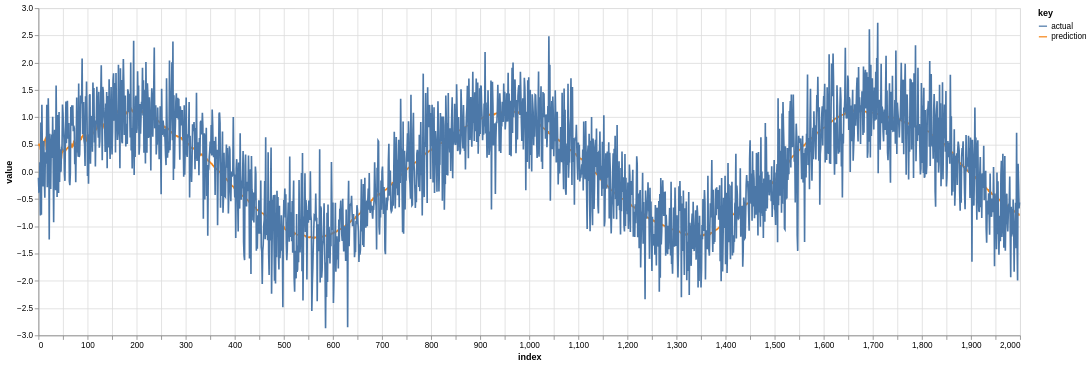

The notebook cell saved with this chart:
### Markdown cell above
An element from the above batch is encoded, decoded, and a prediction plotted

### Code cell
# i = 0
# i = 1
i = 25

i_s, x_s, y_s = batch
x_s = x_s.numpy()
x_pred, z_mean, z_sd = model(x_s[i], jr.PRNGKey(42))

display(ds.metadata_df.loc[i_s[i].item()])

# first dimension of `x_pred` is 1, and hence it's squeezed out
df = pd.DataFrame({'prediction': x_pred[0], 'actual': x_s[i].ravel()})
n_rows = 2000
trapallada.plot.df(df.iloc[:n_rows])

### Figure 1 — Vega-Lite specification as saved in the notebook (floating-point values rounded to 4 significant figures; data arrays with more than 128 entries replaced by an {"elided": "..."} marker saying what was removed)
{"config": {"view": {"continuousWidth": 300, "continuousHeight": 300}}, "data": {"name": "data-5d5bb5154898808ae9a4b6e44bff0d43"}, "mark": {"type": "line"}, "encoding": {"color": {"field": "key", "type": "nominal"}, "x": {"field": "index", "type": "quantitative"}, "y": {"field": "value", "type": "quantitative"}}, "height": 400, "transform": [{"fold": ["prediction", "actual"]}], "width": 1200, "$schema": "https://vega.github.io/schema/vega-lite/v5.8.0.json", "datasets": {"data-5d5bb5154898808ae9a4b6e44bff0d43": {"elided": "2000 records"}}}
